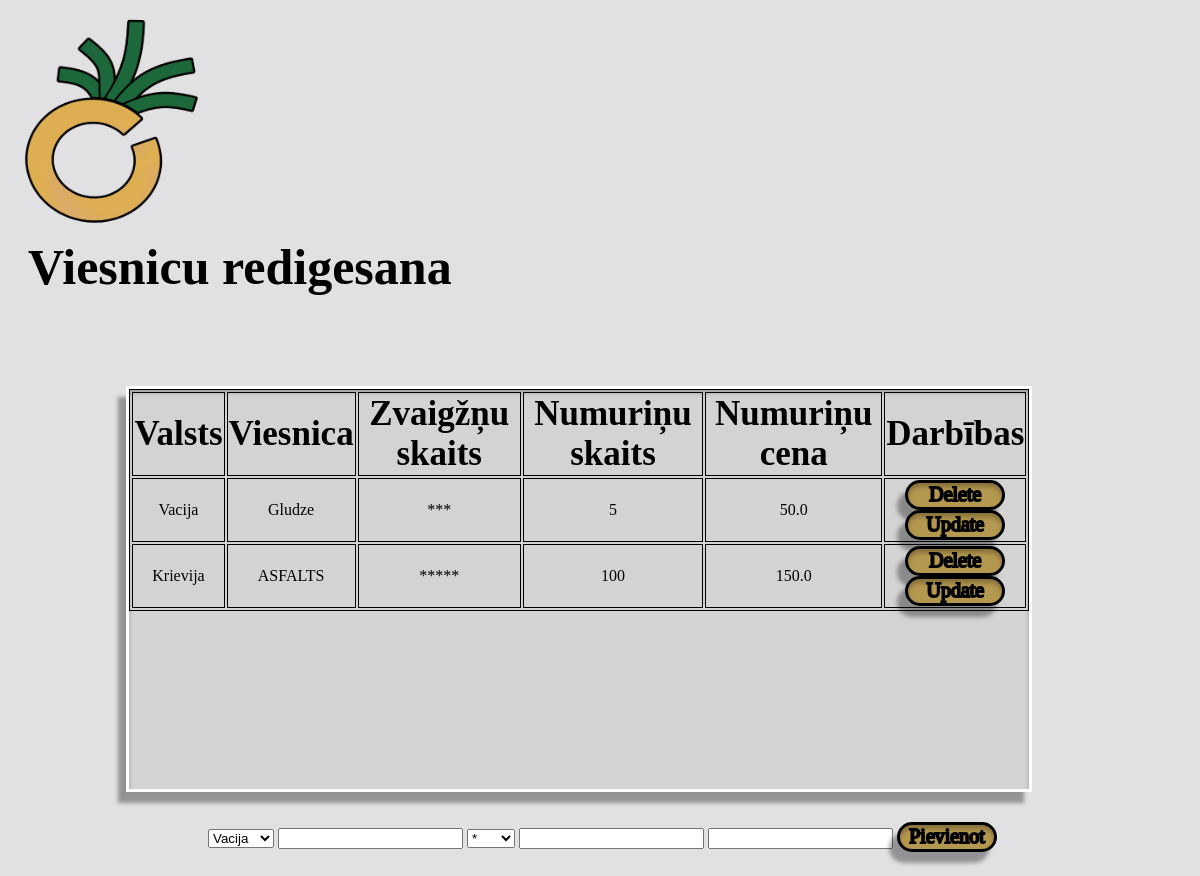
The app's page /Admin-Rediģēšana/Viesnicas with its own data.
### main.py (models this page shows, shortened)
class Viesnicas(db.Model):
  id = db.Column(db.Integer, primary_key=True)
  valsts_iz = db.Column(db.String(200), nullable=False)
  nosaukums = db.Column(db.String(60), nullable=False)
  zvaigznes = db.Column(db.String(5), nullable=False)
  numurini = db.Column(db.Integer, nullable=False)
  cena = db.Column(db.Float, nullable=False)

### main.py (the view)
@app.route('/Admin-Rediģēšana/Viesnicas', methods=['POST', 'GET'])
def Viesnicas_func():
  if request.method == 'POST':
    jauna_viesnica = Viesnicas(valsts_iz=request.form['valsts_iz'], nosaukums=request.form['nosaukums'],zvaigznes=request.form['zvaigznes'], numurini=request.form['numurini'], cena=request.form['cena'])
    try:
        db.session.add(jauna_viesnica)
        db.session.commit()
        return redirect('/Admin-Rediģēšana/Viesnicas')
    except:
        return 'Kļūda pievienojot Viesnicu!'
  else:
    valstis = Valstis.query.order_by(Valstis.id).all()
    tasks = Viesnicas.query.order_by(Viesnicas.id).all()
    return render_template('Viesnicu_tabula.html', valstis=valstis, tasks = tasks)

### templates/Viesnicu_tabula.html (shortened to what this page needs)
<html lang="lv">
  <head>
    <link rel="stylesheet" href="{{ url_for('static', filename='css/Homepage.css') }}">
    <link rel="stylesheet" href="https://cdnjs.cloudflare.com/ajax/libs/font-awesome/5.15.3/css/all.min.css"/>
  </head>
<body class="Palmu_lapa">
    <a href="/Admin-Rediģēšana"><img class="Logo_sturis" src="../static/img/Mājaslapas_logo.png"></a>
    <h3 class="Form_aizpilde">Viesnicu redigesana</h3>
    {% block body %}
    <div class="content">
        {% if tasks|length < 1 %}
        <h4 style="text-align: left; left:50px">Nav nevienas viesnīcas pievienotas! Pievienojiet zemāk.</h4>
        {% else %}
        <div style="width:900px" class="table_units">
            <table>
                <tr>
                    <th class="teksts">Valsts</th>
                    <th class="teksts">Viesnica</th>
                    <th class="teksts">Zvaigžņu skaits</th>
                    <th class="teksts">Numuriņu skaits</th>
                    <th class="teksts">Numuriņu cena</th>
                    <th class="teksts">Darbības</th>
                </tr>
                {% for task in tasks %}
                    <tr>
                      <td>{{ task.valsts_iz }}</td>
                      <td>{{ task.nosaukums }}</td>
                      <td>{{ task.zvaigznes }}</td>
                      <td>{{ task.numurini }}</td>
                      <td>{{ task.cena }}</td>
                      <td>
                        <a href="/izdzest_Viesnicas/{{task.id}}"><input style="width: 100px; height: 30px; font-size: 20px; line-height: 20px;" class="Pogas" type="submit" value="Delete"></input></a>
                          <br>
                        <a href="/Admin-Rediģēšana/Viesnicas/update/{{task.id}}"><input style="width: 100px; height: 30px; font-size: 20px; line-height: 20px;" class="Pogas" type="submit" value="Update"></input></a>
                      </td>
                    </tr>
                {% endfor %}
            </table>
        </div>
        {% endif %}
        <div class="form_top">
            <form action="/Admin-Rediģēšana/Viesnicas" class="admin_form" method="POST">
                <select class="input" name="valsts_iz" method="POST">
                  {% for valsts in valstis %}
                  <option value="{{valsts.valsts}}">{{ valsts.valsts }}</option>
                  {% endfor %}
                </select>
                <input class="input" type="text" name="nosaukums" id="Viesnica" required>
                <select class="input" name="zvaigznes" method="POST">
                  <option>*</option>
                </select>
                <input class="input" type="number" name="numurini" id="Numuriņu_skaits" required>
                <input class="input" type="number" name="cena" id="Numuriņu_cena" required>
                <input class="Pogas" style="width: 100px; height: 30px; font-size: 20px; line-height: 20px;" type="submit" value="Pievienot" required>
            </form>
        </div>
    </div>
    {% endblock %}
</body>

### static/css/Homepage.css (style rules this page uses)
body { font-family: 'ZCOOL QingKe HuangYou'; }
.Palmu_lapa { background-image: url(../img/Aizmugures_Bilde_2.1.png); background-repeat: no-repeat; }
.Logo_sturis { width: 200px; height: 230px; }
h3 { padding-left: 20px; margin: auto; font-size: 50px; }
.Pogas { font-family: 'ZCOOL QingKe HuangYou'; font-size: 55px; line-height: 64px; color: #EDD711; -webkit-text-stroke-width: 2px; -webkit-text-stroke-color: black; border: 3px solid #000000; background: #B5984F; box-shadow: -8px 11px 4px rgba(0, 0, 0, 0.35), inset 0px 4px 4px rgba(0, 0, 0, 0.25); border-radius: 23px; box-sizing: border-box; cursor:pointer; display:inline-block; text-align: center; padding-bottom: 5px }
form { display: inline-block; margin-left: auto; margin-right: auto; width: 350px; }
::placeholder { color: lightgray; opacity: 1; }
.table_units { background-color: lightgray; border: 1px white; text-align: center; display: block; margin-left: 10%; width: 650px; height: 400px; border: 3px solid white; overflow-x: hidden; overflow-y: auto; box-shadow: -8px 11px 4px rgba(0, 0, 0, 0.35), inset 0px 4px 4px rgba(0, 0, 0, 0.25); }
.teksts { font-size: 35px; }
td { text-align: center }
table, td, th { border: 1px solid black; padding: auto; }
.content { padding-top: 50px; left: 40%; }
.Form_aizpilde { margin-bottom: 40px; }
.form_top { position: relative; width: 800px; padding-top: 30px; padding-left: 200px; }
.admin_form { width: 800px; }

### records on screen
Viesnicas: valsts_iz "Vacija", nosaukums "Gludze", zvaigznes "***", numurini "5", cena "50.0"
Viesnicas: valsts_iz "Krievija", nosaukums "ASFALTS", zvaigznes "*****", numurini "100", cena "150.0"

### other values on screen
form field valsts_iz "Vacija"
